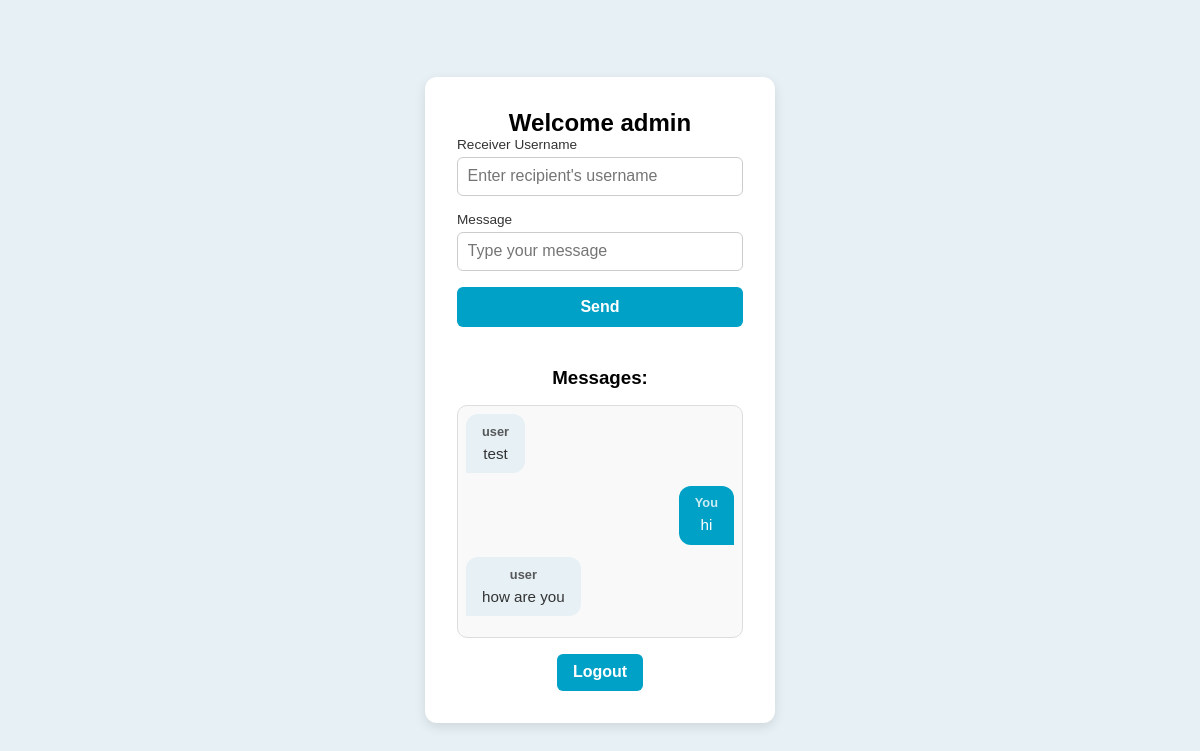
/chat (signed in), run on an earlier commit of the app's database.
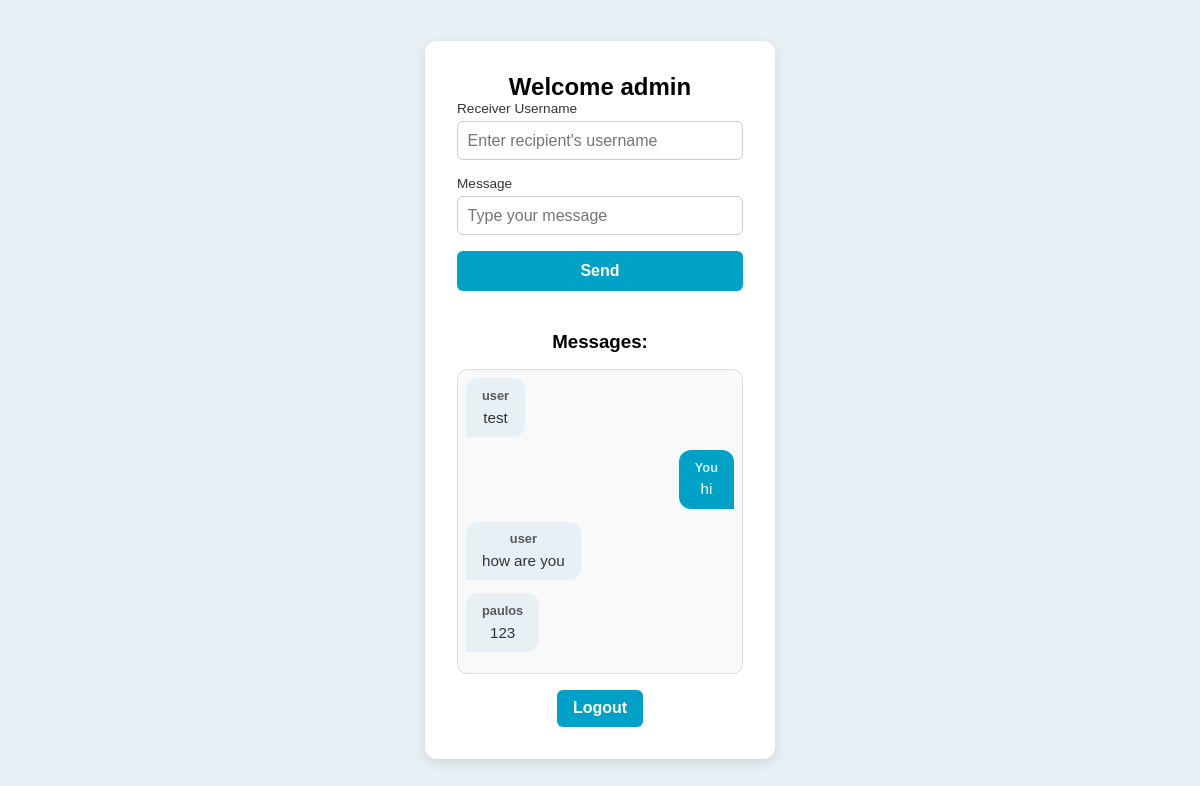
And on a later commit of the database.
### tables this page shows
CREATE TABLE users (
    id INTEGER PRIMARY KEY AUTOINCREMENT,
    username TEXT NOT NULL UNIQUE,
    email TEXT NOT NULL UNIQUE,
    password_hash TEXT NOT NULL,
    last_online DATETIME
);

CREATE TABLE messages (
    id INTEGER PRIMARY KEY AUTOINCREMENT,
    sender_id INTEGER NOT NULL,
    receiver_id INTEGER NOT NULL,
    message_text TEXT NOT NULL,
    timestamp DATETIME DEFAULT CURRENT_TIMESTAMP,
    FOREIGN KEY (sender_id) REFERENCES users(id),
    FOREIGN KEY (receiver_id) REFERENCES users(id)
);

### app.py (the view, shortened to what this page needs)
@app.route('/chat', methods=['GET', 'POST'])
def chat():
    if 'user_id' not in session:
        return redirect('/login')
    db = get_db()
    cursor = db.cursor()
    cursor.execute("""
        SELECT m.message_text, u.username AS sender
        FROM messages m
        JOIN users u ON m.sender_id = u.id
        WHERE m.sender_id=? OR m.receiver_id=?
        ORDER BY m.timestamp
    """, (session['user_id'], session['user_id']))
    messages = cursor.fetchall()
    return render_template('chat.html', messages=messages)

### app.py (called while the page is built)
def get_db():
    db = getattr(g, '_database', None)
    if db is None:
        db = g._database = sqlite3.connect(DATABASE, check_same_thread=False)
        db.row_factory = sqlite3.Row
    return db

@app.teardown_appcontext
def close_connection(exception):
    db = getattr(g, '_database', None)
    if db is not None:
        db.close()

@app.after_request
def add_header(response):
    response.headers["Cache-Control"] = "no-cache, no-store, must-revalidate"
    response.headers["Pragma"] = "no-cache"
    response.headers["Expires"] = "0"
    return response

### templates/chat.html (shortened to what this page needs)
<!DOCTYPE html>
<html lang="en">
<head>
  <link rel="stylesheet" href="../static/style.css">
</head>
<body>
  <div class="card">
    <h2>Welcome {{ session.username }}</h2>
    <form method="POST">
      <div class="form-group">
        <label for="receiver">Receiver Username</label>
        <input type="text" id="receiver" name="receiver" placeholder="Enter recipient's username" required>
      </div>
      <div class="form-group">
        <label for="message">Message</label>
        <input type="text" id="message" name="message" placeholder="Type your message" required>
      </div>
      <button type="submit" class="btn">Send</button>
    </form>
    <h3 style="margin-top: 1.5rem;">Messages:</h3>
    <div class="chat-box">
      {% for msg in messages %}
        {% if msg.sender == session.username %}
          <div class="message sent">
            <div class="bubble">
              <b>You</b>
              {{ msg.message_text }}
            </div>
          </div>
        {% else %}
          <div class="message received">
            <div class="bubble">
              <b>{{ msg.sender }}</b>
              {{ msg.message_text }}
            </div>
          </div>
        {% endif %}
      {% endfor %}
    </div>
    <div class="logout">
      <a href="{{ url_for('logout') }}">Logout</a>
    </div>
  </div>
</body>
</html>

### static/style.css (style rules this page uses)
* { margin: 0; padding: 0; box-sizing: border-box; }
body { font-family: Arial, sans-serif; background: #e6f0f5; display: flex; justify-content: center; align-items: center; height: 100vh; }
.card { background: #fff; padding: 2rem; border-radius: 12px; box-shadow: 0 4px 12px rgba(0,0,0,0.1); width: 350px; text-align: center; }
.form-group { margin-bottom: 1rem; text-align: left; }
.form-group label { display: block; font-size: 0.85rem; margin-bottom: 0.3rem; color: #333; }
.form-group input { width: 100%; padding: 0.6rem; border-radius: 6px; border: 1px solid #ccc; font-size: 1rem; transition: border-color 0.3s; }
.btn { width: 100%; padding: 0.7rem; border: none; border-radius: 6px; background: #00a1c6; color: white; font-size: 1rem; font-weight: bold; cursor: pointer; transition: 0.3s; margin-bottom: 1rem; }

### templates/chat.html (style rules this page uses)
.chat-box { margin-top: 1rem; max-height: 350px; overflow-y: auto; padding: 0.5rem; border: 1px solid #ddd; border-radius: 10px; background: #f9f9f9; }
.message { display: flex; margin-bottom: 0.8rem; }
.message .bubble { padding: 0.6rem 1rem; border-radius: 12px; max-width: 70%; font-size: 0.95rem; line-height: 1.3; }
.sent { justify-content: flex-end; }
.sent .bubble { background: #00a1c6; color: white; border-bottom-right-radius: 0; }
.received { justify-content: flex-start; }
.received .bubble { background: #e6f0f5; color: #333; border-bottom-left-radius: 0; }
.bubble b { display: block; font-size: 0.8rem; margin-bottom: 0.2rem; opacity: 0.8; }
.logout { margin-top: 1rem; text-align: center; }
.logout a { display: inline-block; padding: 0.6rem 1rem; border-radius: 6px; background: #00a1c6; color: white; font-weight: bold; text-decoration: none; transition: 0.3s; }

What changed in the data, as far as the page shows it:
added messages: sender "paulos", message_text "123"
